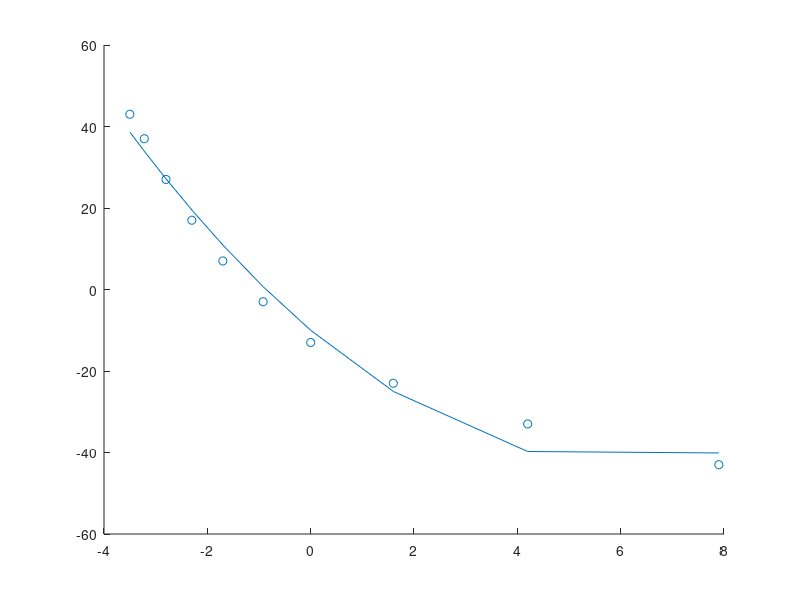

Write the MATLAB code that produced this figure. (Note: this script raises an error after producing the figure.)
height_zero=147;
height_calib=[160,170,180,190,150,140,130,120,110,104];
voltage_calib=[0,1.6,4.2,7.9,-0.92,-1.7,-2.3,-2.8,-3.22,-3.5];
[height_calib,idx]=sort(height_calib);
voltage_calib=voltage_calib(idx);
% height_calib=[161:-2:133];
% voltage_calib=[7.3,6,4.6,3,1.4,0,-1.4,-2.6,-3.8,-4.9,-6,-7.1,-8.2,-9.1,-10];

rel_height_calib=-(height_calib-height_zero);

figure;scatter(voltage_calib,rel_height_calib)
p=polyfit(voltage_calib,rel_height_calib,2);
height_fit=p(1)*voltage_calib.^2+p(2)*voltage_calib+p(3);
hold on
plot(voltage_calib,height_fit)

% wave_height_cm=(height-height_zero,voltage_calib,2);

%%
load('wave_gauge_20251222_134754.mat')
voltage=save_data.voltage;
time=save_data.time;
wave_height_cm=p(1)*voltage.^2+p(2)*voltage+p(3);
figure;plot(time,wave_height_cm)